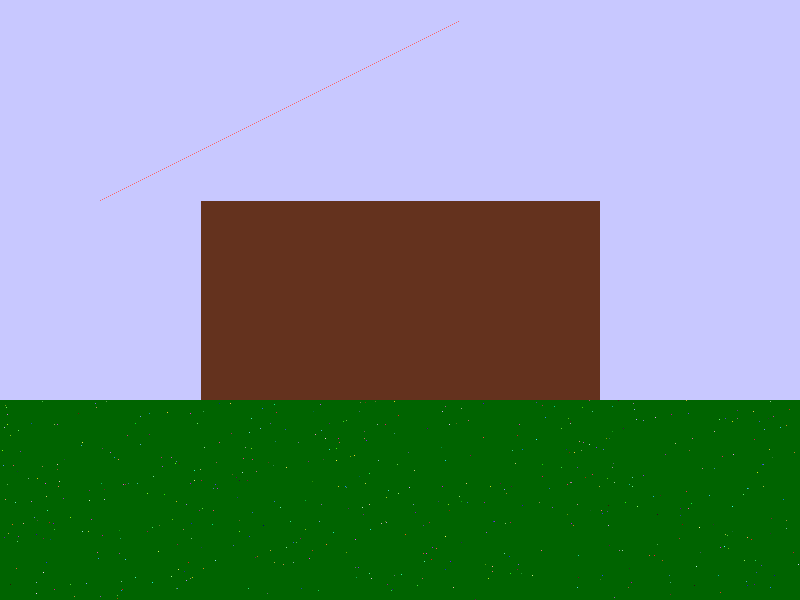
Frame 1 (no input)
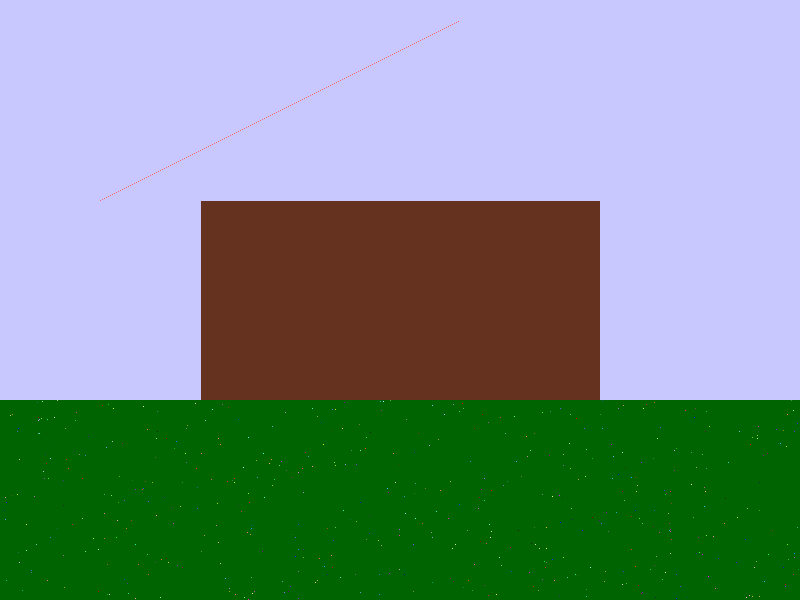
Frame 2 (the mouse pressed at the canvas centre, redrawn once)

The p5.js sketch that drew these frames (run headless with seeded random() and noise() and a simulated clock; the mouse was pressed at the canvas centre and the sketch redrawn once):

// p5.js sketch
// ── sketch.js
function setup() {
    noLoop();
    createCanvas(800, 600);
}

function draw() {
    //noprotect
    for (y = 0; y < height; y++)
        for (x = 0; x < width; x++) {
            // niebo
            set(x, y, color(200, 200, 255));
            //trawa
            if (y >= height - height / 3)
                set(x, y, color(0, 100, 0));
            //fasada
            if ((x > width / 4) &&
                (x < width - width / 4) &&
                (y > height / 3) &&
                (y < height - height / 3)) {
                set(x, y, color(100, 50, 30));
            }

        }
    for (x = width / 8, y = height / 3; y > 20; x += 2, y--) {
        set(x, y, color(255, 100, 100));
    }
    //kwiaty
    for (var count = 0; count < 1000; count++)
        set(random(0, width), random(height - height / 3, 800), color(random(0, 255), random(0, 255), random(0, 255)));

    updatePixels();
}
